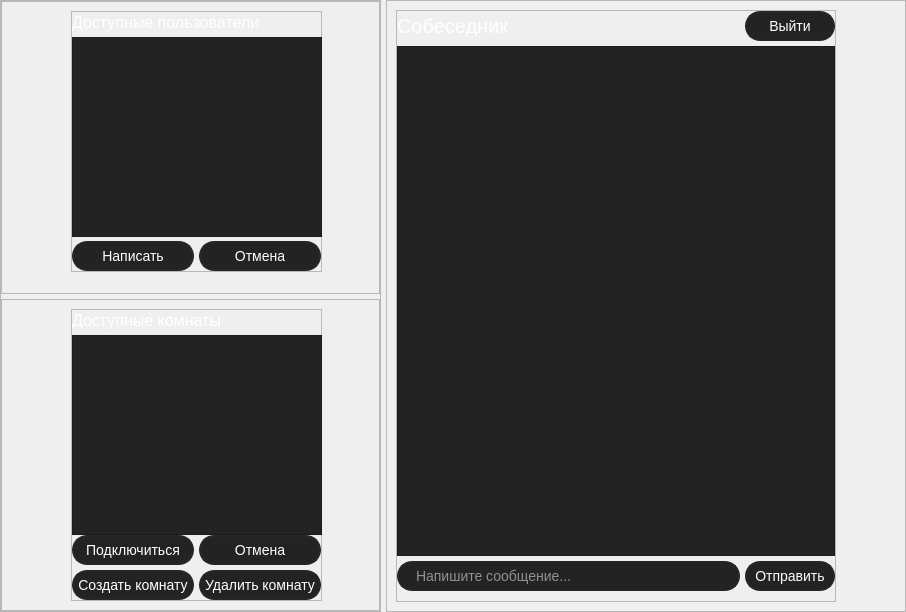
            <widget class="QWidget" name="Messenger_tab">
             <attribute name="title">
              <string>Messenger</string>
             </attribute>
             <layout class="QHBoxLayout" name="horizontalLayout_4">
              <property name="spacing">
               <number>5</number>
              </property>
              <property name="leftMargin">
               <number>0</number>
              </property>
              <property name="topMargin">
               <number>0</number>
              </property>
              <property name="rightMargin">
               <number>0</number>
              </property>
              <property name="bottomMargin">
               <number>0</number>
              </property>
              <item>
               <widget class="QFrame" name="online_frame">
                <property name="maximumSize">
                 <size>
                  <width>455</width>
                  <height>16777215</height>
                 </size>
                </property>
                <property name="frameShape">
                 <enum>QFrame::StyledPanel</enum>
                </property>
                <property name="frameShadow">
                 <enum>QFrame::Raised</enum>
                </property>
                <layout class="QVBoxLayout" name="verticalLayout_6">
                 <property name="spacing">
                  <number>5</number>
                 </property>
                 <property name="leftMargin">
                  <number>0</number>
                 </property>
                 <property name="topMargin">
                  <number>0</number>
                 </property>
                 <property name="rightMargin">
                  <number>0</number>
                 </property>
                 <property name="bottomMargin">
                  <number>0</number>
                 </property>
                 <item>
                  <widget class="QFrame" name="privateUsers_frame">
                   <property name="maximumSize">
                    <size>
                     <width>448</width>
                     <height>295</height>
                    </size>
                   </property>
                   <property name="frameShape">
                    <enum>QFrame::StyledPanel</enum>
                   </property>
                   <property name="frameShadow">
                    <enum>QFrame::Raised</enum>
                   </property>
                   <layout class="QGridLayout" name="gridLayout_5">
                    <item row="0" column="1">
                     <widget class="QFrame" name="frame_3">
                      <property name="minimumSize">
                       <size>
                        <width>251</width>
                        <height>261</height>
                       </size>
                      </property>
                      <property name="maximumSize">
                       <size>
                        <width>251</width>
                        <height>261</height>
                       </size>
                      </property>
                      <property name="frameShape">
                       <enum>QFrame::StyledPanel</enum>
                      </property>
                      <property name="frameShadow">
                       <enum>QFrame::Raised</enum>
                      </property>
                      <layout class="QGridLayout" name="gridLayout_3">
                       <property name="leftMargin">
                        <number>0</number>
                       </property>
                       <property name="topMargin">
                        <number>0</number>
                       </property>
                       <property name="rightMargin">
                        <number>0</number>
                       </property>
                       <property name="bottomMargin">
                        <number>0</number>
                       </property>
                       <property name="spacing">
                        <number>5</number>
                       </property>
                       <item row="1" column="0" colspan="2">
                        <widget class="QListWidget" name="UsersWidget">
                         <property name="minimumSize">
                          <size>
                           <width>250</width>
                           <height>200</height>
                          </size>
                         </property>
                         <property name="maximumSize">
                          <size>
                           <width>250</width>
                           <height>200</height>
                          </size>
                         </property>
                         <property name="styleSheet">
                          <string notr="true">QListWidget
{
	background-color: rgb(35, 35 , 35);
}

QListWidget::item
{
	border: 1px solid rgb(45, 45 , 45);
	border-radius: 5px;
	padding-left: 5px;
	padding-right: 5px;
	background-color: rgb(40, 40 , 40);
}

QListWidget::item:hover
{
	border: 1px solid rgb(77, 230, 230);
}

QListWidget::item:selected
{
	color:rgb(77, 230, 230);
	/*color:rgb(0, 180, 255);*/
	border: 1px solid rgb(77, 230, 230);
	background-color: rgb(45, 45 , 45);
}</string>
                         </property>
                        </widget>
                       </item>
                       <item row="0" column="0" colspan="2">
                        <widget class="QLabel" name="UsersAvailible">
                         <property name="minimumSize">
                          <size>
                           <width>0</width>
                           <height>20</height>
                          </size>
                         </property>
                         <property name="maximumSize">
                          <size>
                           <width>16777215</width>
                           <height>20</height>
                          </size>
                         </property>
                         <property name="styleSheet">
                          <string notr="true">color: rgb(255, 255, 255);
font-family: 'Roboto Regular';
font-size: 16px;
background-color: none;</string>
                         </property>
                         <property name="text">
                          <string>Доступные пользователи</string>
                         </property>
                         <property name="alignment">
                          <set>Qt::AlignLeading|Qt::AlignLeft|Qt::AlignVCenter</set>
                         </property>
                        </widget>
                       </item>
                       <item row="2" column="1">
                        <widget class="QPushButton" name="cancelWritingButton">
                         <property name="minimumSize">
                          <size>
                           <width>0</width>
                           <height>30</height>
                          </size>
                         </property>
                         <property name="maximumSize">
                          <size>
                           <width>16777215</width>
                           <height>30</height>
                          </size>
                         </property>
                         <property name="cursor">
                          <cursorShape>PointingHandCursor</cursorShape>
                         </property>
                         <property name="styleSheet">
                          <string notr="true">QPushButton
{
	color: rgb(255, 255, 255);
	border: 2px solid rgb(38, 38, 38);
	border-radius:  15px;
	font-family: 'Roboto Regular';
	font-size: 14px;
	background-color: rgb(35, 35 , 35);
}
QPushButton::hover
{
	border: 2px solid rgb(214, 0, 0);
	background-color: rgb(45, 45, 45);
}
QPushButton::pressed
{
	border: 2px solid rgb(140, 0, 0);
	background-color: rgb(35, 35 , 35);
}</string>
                         </property>
                         <property name="text">
                          <string>Отмена</string>
                         </property>
                        </widget>
                       </item>
                       <item row="2" column="0">
                        <widget class="QPushButton" name="writeToUserButton">
                         <property name="minimumSize">
                          <size>
                           <width>0</width>
                           <height>30</height>
                          </size>
                         </property>
                         <property name="maximumSize">
                          <size>
                           <width>16777215</width>
                           <height>30</height>
                          </size>
                         </property>
                         <property name="cursor">
                          <cursorShape>PointingHandCursor</cursorShape>
                         </property>
                         <property name="styleSheet">
                          <string notr="true">QPushButton
{
	color: rgb(255, 255, 255);
	border: 2px solid rgb(38, 38, 38);
	border-radius: 15px;
	font-family: 'Roboto Regular';
	font-size: 14px;
	background-color: rgb(35, 35 , 35);
}
QPushButton::hover
{
	border: 2px solid rgb(0, 115, 0);
	background-color: rgb(45, 45, 45);
}
QPushButton::pressed
{
	border: 2px solid rgb(0, 85, 0);
	background-color: rgb(35, 35 , 35);
}</string>
                         </property>
                         <property name="text">
                          <string>Написать</string>
                         </property>
                        </widget>
                       </item>
                      </layout>
                     </widget>
                    </item>
                    <item row="0" column="2">
                     <spacer name="horizontalSpacer_6">
                      <property name="orientation">
                       <enum>Qt::Horizontal</enum>
                      </property>
                      <property name="sizeHint" stdset="0">
                       <size>
                        <width>48</width>
                        <height>20</height>
                       </size>
                      </property>
                     </spacer>
                    </item>
                    <item row="0" column="0">
                     <spacer name="horizontalSpacer_5">
                      <property name="orientation">
                       <enum>Qt::Horizontal</enum>
                      </property>
                      <property name="sizeType">
                       <enum>QSizePolicy::Fixed</enum>
                      </property>
                      <property name="sizeHint" stdset="0">
                       <size>
                        <width>60</width>
                        <height>20</height>
                       </size>
                      </property>
                     </spacer>
                    </item>
                    <item row="1" column="1">
                     <spacer name="verticalSpacer_5">
                      <property name="orientation">
                       <enum>Qt::Vertical</enum>
                      </property>
                      <property name="sizeType">
                       <enum>QSizePolicy::Fixed</enum>
                      </property>
                      <property name="sizeHint" stdset="0">
                       <size>
                        <width>20</width>
                        <height>11</height>
                       </size>
                      </property>
                     </spacer>
                    </item>
                   </layout>
                  </widget>
                 </item>
                 <item>
                  <widget class="QFrame" name="frame_2">
                   <property name="maximumSize">
                    <size>
                     <width>16777215</width>
                     <height>312</height>
                    </size>
                   </property>
                   <property name="frameShape">
                    <enum>QFrame::StyledPanel</enum>
                   </property>
                   <property name="frameShadow">
                    <enum>QFrame::Raised</enum>
                   </property>
                   <layout class="QGridLayout" name="gridLayout_7">
                    <item row="0" column="1">
                     <widget class="QFrame" name="frame">
                      <property name="maximumSize">
                       <size>
                        <width>251</width>
                        <height>16777215</height>
                       </size>
                      </property>
                      <property name="frameShape">
                       <enum>QFrame::StyledPanel</enum>
                      </property>
                      <property name="frameShadow">
                       <enum>QFrame::Raised</enum>
                      </property>
                      <layout class="QGridLayout" name="gridLayout_6">
                       <property name="leftMargin">
                        <number>0</number>
                       </property>
                       <property name="topMargin">
                        <number>0</number>
                       </property>
                       <property name="rightMargin">
                        <number>0</number>
                       </property>
                       <property name="bottomMargin">
                        <number>0</number>
                       </property>
                       <property name="spacing">
                        <number>5</number>
                       </property>
                       <item row="0" column="0" colspan="2">
                        <widget class="QLabel" name="RoomsAvailibale">
                         <property name="minimumSize">
                          <size>
                           <width>0</width>
                           <height>20</height>
                          </size>
                         </property>
                         <property name="maximumSize">
                          <size>
                           <width>16777215</width>
                           <height>20</height>
                          </size>
                         </property>
                         <property name="styleSheet">
                          <string notr="true">color: rgb(255, 255, 255);
font-family: 'Roboto Regular';
font-size: 16px;
background-color: none;</string>
                         </property>
                         <property name="text">
                          <string>Доступные комнаты</string>
                         </property>
                        </widget>
                       </item>
                       <item row="1" column="0" colspan="2">
                        <widget class="QListWidget" name="RoomsWidget">
                         <property name="minimumSize">
                          <size>
                           <width>250</width>
                           <height>200</height>
                          </size>
                         </property>
                         <property name="styleSheet">
                          <string notr="true">QListWidget
{
	background-color: rgb(35, 35 , 35);
}

QListWidget::item
{
	border: 1px solid rgb(45, 45 , 45);
	border-radius: 5px;
	padding-left: 5px;
	padding-right: 5px;
	background-color: rgb(40, 40 , 40);
}

QListWidget::item:hover
{
	border: 1px solid rgb(77, 230, 230);
}

QListWidget::item:selected
{
	color:rgb(77, 230, 230);
	/*color:rgb(0, 180, 255);*/
	border: 1px solid rgb(77, 230, 230);
	background-color: rgb(45, 45 , 45);
}</string>
                         </property>
                        </widget>
                       </item>
                       <item row="2" column="0">
                        <widget class="QPushButton" name="connectToRoomButton">
                         <property name="minimumSize">
                          <size>
                           <width>0</width>
                           <height>30</height>
                          </size>
                         </property>
                         <property name="maximumSize">
                          <size>
                           <width>16777215</width>
                           <height>30</height>
                          </size>
                         </property>
                         <property name="cursor">
                          <cursorShape>PointingHandCursor</cursorShape>
                         </property>
                         <property name="styleSheet">
                          <string notr="true">QPushButton
{
	color: rgb(255, 255, 255);
	border: 2px solid rgb(38, 38, 38);
	border-radius: 15px;
	font-family: 'Roboto Regular';
	font-size: 14px;
	background-color: rgb(35, 35 , 35);
}
QPushButton::hover
{
	border: 2px solid rgb(0, 115, 0);
	background-color: rgb(45, 45, 45);
}
QPushButton::pressed
{
	border: 2px solid rgb(0, 85, 0);
	background-color: rgb(35, 35 , 35);
}</string>
                         </property>
                         <property name="text">
                          <string>Подключиться</string>
                         </property>
                        </widget>
                       </item>
                       <item row="2" column="1">
                        <widget class="QPushButton" name="cancelConnectToRoomButton">
                         <property name="minimumSize">
                          <size>
                           <width>0</width>
                           <height>30</height>
                          </size>
                         </property>
                         <property name="maximumSize">
                          <size>
                           <width>16777215</width>
                           <height>30</height>
                          </size>
                         </property>
                         <property name="cursor">
                          <cursorShape>PointingHandCursor</cursorShape>
                         </property>
                         <property name="styleSheet">
                          <string notr="true">QPushButton
{
	color: rgb(255, 255, 255);
	border: 2px solid rgb(38, 38, 38);
	border-radius:  15px;
	font-family: 'Roboto Regular';
	font-size: 14px;
	background-color: rgb(35, 35 , 35);
}
QPushButton::hover
{
	border: 2px solid rgb(214, 0, 0);
	background-color: rgb(45, 45, 45);
}
QPushButton::pressed
{
	border: 2px solid rgb(140, 0, 0);
	background-color: rgb(35, 35 , 35);
}</string>
                         </property>
                         <property name="text">
                          <string>Отмена</string>
                         </property>
                        </widget>
                       </item>
                       <item row="3" column="0">
                        <widget class="QPushButton" name="createRoomButton">
                         <property name="minimumSize">
                          <size>
                           <width>0</width>
                           <height>30</height>
                          </size>
                         </property>
                         <property name="maximumSize">
                          <size>
                           <width>16777215</width>
                           <height>30</height>
                          </size>
                         </property>
                         <property name="cursor">
                          <cursorShape>PointingHandCursor</cursorShape>
                         </property>
                         <property name="styleSheet">
                          <string notr="true">QPushButton
{
	color: rgb(255, 255, 255);
	border: 2px solid rgb(38, 38, 38);
	border-radius: 15px;
	font-family: 'Roboto Regular';
	font-size: 14px;
	background-color: rgb(35, 35 , 35);
}
QPushButton::hover
{
	border: 2px solid rgb(0, 115, 0);
	background-color: rgb(45, 45, 45);
}
QPushButton::pressed
{
	border: 2px solid rgb(0, 85, 0);
	background-color: rgb(35, 35 , 35);
}</string>
                         </property>
                         <property name="text">
                          <string>Создать комнату</string>
                         </property>
                        </widget>
                       </item>
                       <item row="3" column="1">
                        <widget class="QPushButton" name="deleteRoomButton">
                         <property name="minimumSize">
                          <size>
                           <width>0</width>
                           <height>30</height>
                          </size>
                         </property>
                         <property name="maximumSize">
                          <size>
                           <width>16777215</width>
                           <height>30</height>
                          </size>
                         </property>
                         <property name="cursor">
                          <cursorShape>PointingHandCursor</cursorShape>
                         </property>
                         <property name="styleSheet">
                          <string notr="true">QPushButton
{
	color: rgb(255, 255, 255);
	border: 2px solid rgb(38, 38, 38);
	border-radius:  15px;
	font-family: 'Roboto Regular';
	font-size: 14px;
	background-color: rgb(35, 35 , 35);
}
QPushButton::hover
{
	border: 2px solid rgb(214, 0, 0);
	background-color: rgb(45, 45, 45);
}
QPushButton::pressed
{
	border: 2px solid rgb(140, 0, 0);
	background-color: rgb(35, 35 , 35);
}</string>
                         </property>
                         <property name="text">
                          <string>Удалить комнату</string>
                         </property>
                        </widget>
                       </item>
                      </layout>
                     </widget>
                    </item>
                    <item row="0" column="0">
                     <spacer name="horizontalSpacer_7">
                      <property name="orientation">
                       <enum>Qt::Horizontal</enum>
                      </property>
                      <property name="sizeType">
                       <enum>QSizePolicy::Fixed</enum>
                      </property>
                      <property name="sizeHint" stdset="0">
                       <size>
                        <width>60</width>
                        <height>20</height>
                       </size>
                      </property>
                     </spacer>
                    </item>
                    <item row="0" column="2">
                     <spacer name="horizontalSpacer_8">
                      <property name="orientation">
                       <enum>Qt::Horizontal</enum>
                      </property>
                      <property name="sizeHint" stdset="0">
                       <size>
                        <width>48</width>
                        <height>20</height>
                       </size>
                      </property>
                     </spacer>
                    </item>
                   </layout>
                  </widget>
                 </item>
                </layout>
               </widget>
              </item>
              <item>
               <widget class="QFrame" name="messages_frame_2">
                <property name="minimumSize">
                 <size>
                  <width>520</width>
                  <height>612</height>
                 </size>
                </property>
                <property name="frameShape">
                 <enum>QFrame::StyledPanel</enum>
                </property>
                <property name="frameShadow">
                 <enum>QFrame::Raised</enum>
                </property>
                <layout class="QGridLayout" name="gridLayout_9">
                 <item row="0" column="1">
                  <spacer name="horizontalSpacer_9">
                   <property name="orientation">
                    <enum>Qt::Horizontal</enum>
                   </property>
                   <property name="sizeType">
                    <enum>QSizePolicy::Fixed</enum>
                   </property>
                   <property name="sizeHint" stdset="0">
                    <size>
                     <width>60</width>
                     <height>20</height>
                    </size>
                   </property>
                  </spacer>
                 </item>
                 <item row="0" column="0">
                  <widget class="QFrame" name="frame_4">
                   <property name="frameShape">
                    <enum>QFrame::StyledPanel</enum>
                   </property>
                   <property name="frameShadow">
                    <enum>QFrame::Raised</enum>
                   </property>
                   <layout class="QGridLayout" name="gridLayout_8">
                    <property name="leftMargin">
                     <number>0</number>
                    </property>
                    <property name="topMargin">
                     <number>0</number>
                    </property>
                    <property name="rightMargin">
                     <number>0</number>
                    </property>
                    <property name="bottomMargin">
                     <number>0</number>
                    </property>
                    <property name="spacing">
                     <number>5</number>
                    </property>
                    <item row="1" column="0" colspan="2">
                     <widget class="QTextBrowser" name="MessageBrowser">
                      <property name="font">
                       <font>
                        <pointsize>11</pointsize>
                       </font>
                      </property>
                      <property name="styleSheet">
                       <string notr="true">background-color: rgb(35, 35 , 35);
color: rgb(255, 255, 255);</string>
                      </property>
                      <property name="openExternalLinks">
                       <bool>true</bool>
                      </property>
                     </widget>
                    </item>
                    <item row="0" column="1">
                     <widget class="QPushButton" name="leaveButton">
                      <property name="minimumSize">
                       <size>
                        <width>0</width>
                        <height>30</height>
                       </size>
                      </property>
                      <property name="maximumSize">
                       <size>
                        <width>16777215</width>
                        <height>30</height>
                       </size>
                      </property>
                      <property name="cursor">
                       <cursorShape>PointingHandCursor</cursorShape>
                      </property>
                      <property name="styleSheet">
                       <string notr="true">QPushButton
{
	color: rgb(255, 255, 255);
	border: 2px solid rgb(38, 38, 38);
	border-radius:  15px;
	font-family: 'Roboto Regular';
	font-size: 14px;
	background-color: rgb(35, 35 , 35);
}
QPushButton::hover
{
	border: 2px solid rgb(214, 0, 0);
	background-color: rgb(45, 45, 45);
}
QPushButton::pressed
{
	border: 2px solid rgb(140, 0, 0);
	background-color: rgb(35, 35 , 35);
}</string>
                      </property>
                      <property name="text">
                       <string>Выйти</string>
                      </property>
                     </widget>
                    </item>
                    <item row="2" column="1">
                     <widget class="QPushButton" name="sendButton">
                      <property name="minimumSize">
                       <size>
                        <width>90</width>
                        <height>30</height>
                       </size>
                      </property>
                      <property name="maximumSize">
                       <size>
                        <width>16777215</width>
                        <height>30</height>
                       </size>
                      </property>
                      <property name="cursor">
                       <cursorShape>PointingHandCursor</cursorShape>
                      </property>
                      <property name="styleSheet">
                       <string notr="true">QPushButton
{
	color: rgb(255, 255, 255);
	border: 2px solid rgb(38, 38, 38);
	border-radius: 15px;
	font-family: 'Roboto Regular';
	font-size: 14px;
	background-color: rgb(35, 35 , 35);
}
QPushButton::hover
{
	border: 2px solid rgb(0, 115, 0);
	background-color: rgb(45, 45, 45);
}
QPushButton::pressed
{
	border: 2px solid rgb(0, 85, 0);
	background-color: rgb(35, 35 , 35);
}</string>
                      </property>
                      <property name="text">
                       <string>Отправить</string>
                      </property>
                     </widget>
                    </item>
                    <item row="2" column="0">
                     <widget class="QLineEdit" name="messageEdit">
                      <property name="minimumSize">
                       <size>
                        <width>0</width>
                        <height>30</height>
                       </size>
                      </property>
                      <property name="maximumSize">
                       <size>
                        <width>16777215</width>
                        <height>30</height>
                       </size>
                      </property>
                      <property name="styleSheet">
                       <string notr="true">QLineEdit
{
	border: 2px solid rgb(38, 38, 38);
	border-radius: 15px;
	color: #FFF;
	padding-left: 15px;
	padding-right: 15px;
	font-family: 'Roboto Regular';
	font-size: 14px;
	background-color: rgb(35, 35 , 35);
}

QLineEdit:hover
{
	border: 2px solid rgb(48, 48, 48);
}
QLineEdit:focus
{
	border: 2px solid rgb(0, 180, 255);
	background-color: rgb(45, 45, 45);
}</string>
                      </property>
                      <property name="placeholderText">
                       <string>Напишите сообщение...</string>
                      </property>
                     </widget>
                    </item>
                    <item row="3" column="0">
                     <spacer name="verticalSpacer_6">
                      <property name="orientation">
                       <enum>Qt::Vertical</enum>
                      </property>
                      <property name="sizeType">
                       <enum>QSizePolicy::Fixed</enum>
                      </property>
                      <property name="sizeHint" stdset="0">
                       <size>
                        <width>20</width>
                        <height>10</height>
                       </size>
                      </property>
                     </spacer>
                    </item>
                    <item row="0" column="0">
                     <widget class="QLabel" name="currentChatLabel">
                      <property name="minimumSize">
                       <size>
                        <width>0</width>
                        <height>20</height>
                       </size>
                      </property>
                      <property name="maximumSize">
                       <size>
                        <width>16777215</width>
                        <height>20</height>
                       </size>
                      </property>
                      <property name="styleSheet">
                       <string notr="true">color: rgb(255, 255, 255);
font-family: 'Roboto Regular';
font-size: 20px;
background-color: none;</string>
                      </property>
                      <property name="text">
                       <string>Собеседник</string>
                      </property>
                     </widget>
                    </item>
                   </layout>
                  </widget>
                 </item>
                </layout>
               </widget>
              </item>
             </layout>
            </widget>
